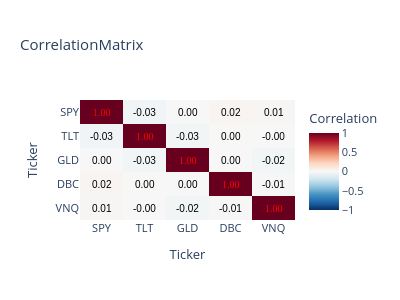

Source (notebook cell):
### Code cell
correlation.plot(height=300, width=400)

### Figure 1 — Plotly figure (JSON) as saved in the notebook; plotly's stock layout.template omitted (floating-point values rounded to 4 significant figures)
{"data": [{"colorbar": {"title": {"text": "Correlation"}}, "colorscale": [[0.0, "rgb(5,48,97)"], [0.1, "rgb(33,102,172)"], [0.2, "rgb(67,147,195)"], [0.3, "rgb(146,197,222)"], [0.4, "rgb(209,229,240)"], [0.5, "rgb(247,247,247)"], [0.6, "rgb(253,219,199)"], [0.7, "rgb(244,165,130)"], [0.8, "rgb(214,96,77)"], [0.9, "rgb(178,24,43)"], [1.0, "rgb(103,0,31)"]], "hovertemplate": "%{y} vs %{x}<br>Correlation: %{z:.3f}<extra></extra>", "x": ["SPY", "TLT", "GLD", "DBC", "VNQ"], "y": ["SPY", "TLT", "GLD", "DBC", "VNQ"], "z": [[1.0, -0.03212, 0.0007082, 0.02079, 0.01316], [-0.03212, 1.0, -0.02504, 0.002782, -0.0001672], [0.0007082, -0.02504, 1.0, 0.002018, -0.0243], [0.02079, 0.002782, 0.002018, 1.0, -0.007014], [0.01316, -0.0001672, -0.0243, -0.007014, 1.0]], "zmax": 1, "zmid": 0, "zmin": -1, "type": "heatmap"}], "layout": {"xaxis": {"title": {"text": "Ticker"}, "side": "bottom"}, "yaxis": {"title": {"text": "Ticker"}, "autorange": "reversed"}, "font": {"size": 11}, "annotations": [{"font": {"color": "red", "family": "Arial Black", "size": 10}, "showarrow": false, "text": "1.00", "x": 0, "y": 0}, {"font": {"color": "black", "family": "Arial", "size": 10}, "showarrow": false, "text": "-0.03", "x": 1, "y": 0}, {"font": {"color": "black", "family": "Arial", "size": 10}, "showarrow": false, "text": "0.00", "x": 2, "y": 0}, {"font": {"color": "black", "family": "Arial", "size": 10}, "showarrow": false, "text": "0.02", "x": 3, "y": 0}, {"font": {"color": "black", "family": "Arial", "size": 10}, "showarrow": false, "text": "0.01", "x": 4, "y": 0}, {"font": {"color": "black", "family": "Arial", "size": 10}, "showarrow": false, "text": "-0.03", "x": 0, "y": 1}, {"font": {"color": "red", "family": "Arial Black", "size": 10}, "showarrow": false, "text": "1.00", "x": 1, "y": 1}, {"font": {"color": "black", "family": "Arial", "size": 10}, "showarrow": false, "text": "-0.03", "x": 2, "y": 1}, {"font": {"color": "black", "family": "Arial", "size": 10}, "showarrow": false, "text": "0.00", "x": 3, "y": 1}, {"font": {"color": "black", "family": "Arial", "size": 10}, "showarrow": false, "text": "-0.00", "x": 4, "y": 1}, {"font": {"color": "black", "family": "Arial", "size": 10}, "showarrow": false, "text": "0.00", "x": 0, "y": 2}, {"font": {"color": "black", "family": "Arial", "size": 10}, "showarrow": false, "text": "-0.03", "x": 1, "y": 2}, {"font": {"color": "red", "family": "Arial Black", "size": 10}, "showarrow": false, "text": "1.00", "x": 2, "y": 2}, {"font": {"color": "black", "family": "Arial", "size": 10}, "showarrow": false, "text": "0.00", "x": 3, "y": 2}, {"font": {"color": "black", "family": "Arial", "size": 10}, "showarrow": false, "text": "-0.02", "x": 4, "y": 2}, {"font": {"color": "black", "family": "Arial", "size": 10}, "showarrow": false, "text": "0.02", "x": 0, "y": 3}, {"font": {"color": "black", "family": "Arial", "size": 10}, "showarrow": false, "text": "0.00", "x": 1, "y": 3}, {"font": {"color": "black", "family": "Arial", "size": 10}, "showarrow": false, "text": "0.00", "x": 2, "y": 3}, {"font": {"color": "red", "family": "Arial Black", "size": 10}, "showarrow": false, "text": "1.00", "x": 3, "y": 3}, {"font": {"color": "black", "family": "Arial", "size": 10}, "showarrow": false, "text": "-0.01", "x": 4, "y": 3}, {"font": {"color": "black", "family": "Arial", "size": 10}, "showarrow": false, "text": "0.01", "x": 0, "y": 4}, {"font": {"color": "black", "family": "Arial", "size": 10}, "showarrow": false, "text": "-0.00", "x": 1, "y": 4}, {"font": {"color": "black", "family": "Arial", "size": 10}, "showarrow": false, "text": "-0.02", "x": 2, "y": 4}, {"font": {"color": "black", "family": "Arial", "size": 10}, "showarrow": false, "text": "-0.01", "x": 3, "y": 4}, {"font": {"color": "red", "family": "Arial Black", "size": 10}, "showarrow": false, "text": "1.00", "x": 4, "y": 4}], "title": {"text": "CorrelationMatrix"}, "width": 400, "height": 300}}
